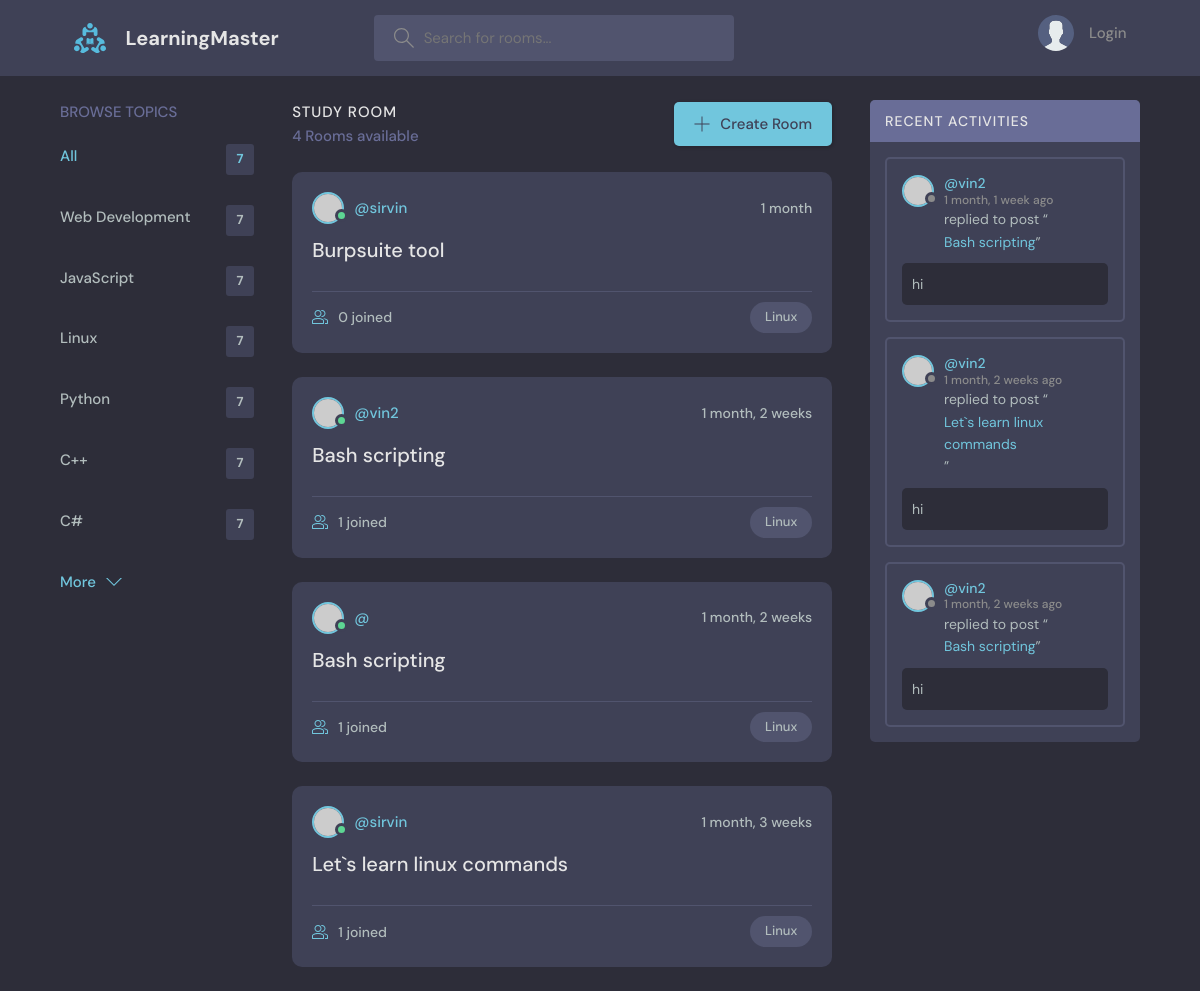
Page /?q=Linux on the committed database.
### base/models.py (models this page shows, shortened)
class Topic(models.Model):
    name = models.CharField(max_length=200)

class Room(models.Model):
    host = models.ForeignKey(User, on_delete= models.SET_NULL, null=True)
    topic = models.ForeignKey(Topic, on_delete= models.SET_NULL, null=True)
    name = models.CharField(max_length=200)
    description = models.TextField(null=True, blank=True)
    participants = models.ManyToManyField(User,related_name='participants',blank=True)
    updated = models.DateTimeField(auto_now=True)
    created = models.DateTimeField(auto_now_add=True)
    class Meta:
        ordering = [
            '-updated','-created'
        ]
    def __str__(self):
        return self.name

class Message(models.Model):
    user = models.ForeignKey(User, on_delete=models.CASCADE)
    room = models.ForeignKey(Room, on_delete= models.CASCADE)
    body = models.TextField()
    updated = models.DateTimeField(auto_now=True)
    created = models.DateTimeField(auto_now_add=True)
    class Meta:
        ordering = [
            '-updated','-created'
        ]

### base/views.py (the view)
# urls.py: path('',views.home, name="home"),
def home(request):
    q = request.GET.get('q') if request.GET.get('q') != None else ''
    rooms = Room.objects.filter(
        Q(topic__name__contains = q) |
        Q(name__icontains = q) |
        Q(description__icontains = q)
    )
    topics = Topic.objects.all()
    room_count =  rooms.count()
    room_messages = Message.objects.filter(Q(room__topic__name__contains=q))
    context = {'rooms':rooms, 'topics':topics,
    'room_count':room_count,'room_messages':room_messages}
    return render(request,'base/home.html',context)

### base/templates/base/home.html (shortened to what this page needs)
    {% extends 'main.html' %}
    {% block content %}
    <main class="layout layout--3">
      <div class="container">
        {% include 'base/topics_comp.html' %}
        <div class="roomList">
          <div class="roomList__header">
            <div>
              <h2>Study Room</h2>
              <p>{{room_count}} Rooms available</p>
            </div>
            <a class="btn btn--main" href="{% url 'create-room' %}">
              <svg version="1.1" xmlns="http://www.w3.org/2000/svg" width="32" height="32" viewBox="0 0 32 32">
                <title>add</title>
                <path
                  d="M16.943 0.943h-1.885v14.115h-14.115v1.885h14.115v14.115h1.885v-14.115h14.115v-1.885h-14.115v-14.115z"
                ></path>
              </svg>
              Create Room
            </a>
          </div>
        {% include 'base/feed_comp.html' %}
        </div>
        {% include 'base/activity_comp.html' %}
      </div>
    </main>
   {% endblock content %}

### base/templates/base/topics_comp.html
<div class="topics">
  <div class="topics__header">
    <h2>Browse Topics</h2>
  </div>
  <ul class="topics__list">
    <li>
      <a href="{% url 'home' %}" class="active">All <span>7</span></a>
    </li>
    {% for topic in topics %}
    <li>
      <a href="{% url 'home'%}?q={{topic.name}}">{{topic.name}} <span>7</span></a>
    </li>
    {% endfor %}
  </ul>
  <a class="btn btn--link" href="topics.html">
    More
    <svg version="1.1" xmlns="http://www.w3.org/2000/svg" width="32" height="32" viewBox="0 0 32 32">
      <title>chevron-down</title>
      <path d="M16 21l-13-13h-3l16 16 16-16h-3l-13 13z"></path>
    </svg>
  </a>
</div>

### base/templates/base/feed_comp.html (shortened to what this page needs)
{% for room in rooms %}
<div class="roomListRoom">
  <div class="roomListRoom__header">
    <a href="{% url 'user-profile' user.id %}" class="roomListRoom__author">
      <div class="avatar avatar--small active">
        <img src="https://randomuser.me/api/portraits/men/11.jpg" />
      </div>
      <span>@{{room.host.username}}</span>
    </a>
    <div class="roomListRoom__actions">
      <span>{{room.created|timesince    }}</span>
    </div>
  </div>
  <div class="roomListRoom__content">
    <a href="{% url 'room' room.id %}">{{room.name}}</a>
  </div>
  <div class="roomListRoom__meta">
    <a href="{% url 'room' room.id %}" class="roomListRoom__joined">
      {{room.participants.all.count}} joined
    </a>
    <p class="roomListRoom__topic">{{room.topic.name}}</p>
  </div>
</div>
{% endfor %}

### base/templates/base/activity_comp.html (shortened to what this page needs)
<div class="activities">
  <div class="activities__header">
    <h2>Recent Activities</h2>
  </div>
  {% for message in room_messages%}
  <div class="activities__box">
    <div class="activities__boxHeader roomListRoom__header">
      <a href="{% url 'user-profile' message.user.id %}" class="roomListRoom__author">
        <div class="avatar avatar--small">
          <img src="https://randomuser.me/api/portraits/women/11.jpg" />
        </div>
        <p>
          @{{message.user}}
          <span>  {{message.created|timesince}} ago</span>
        </p>
      </a>
    </div>
    <div class="activities__boxContent">
      <p>replied to post “<a href="{% url 'room' message.room.id %}">{{message.room}}</a>”</p>
      <div class="activities__boxRoomContent">
        {{message.body}}
      </div>
    </div>
  </div>
  {% endfor %}
</div>

### rows in the picture
Topic: name "Web Development"
Topic: name "JavaScript"
Topic: name "Linux"
Topic: name "Python"
Topic: name "C++"
Topic: name "C#"
Room: host.username "sirvin", created "1 month", name "Burpsuite tool", participants.all.count "0", topic.name "Linux"
Room: host.username "vin2", created "1 month, 2 weeks", name "Bash scripting", participants.all.count "1", topic.name "Linux"
Room: created "1 month, 2 weeks", name "Bash scripting", participants.all.count "1", topic.name "Linux"
Room: host.username "sirvin", created "1 month, 3 weeks", name "Let`s learn linux commands", participants.all.count "1", topic.name "Linux"
Message: user "vin2", created "1 month, 1 week", room "Bash scripting", body "hi"
Message: user "vin2", created "1 month, 2 weeks", room "Let`s learn linux commands", body "hi"
Message: user "vin2", created "1 month, 2 weeks", room "Bash scripting", body "hi"

### other values in the picture
{{ room_count }} "4"
